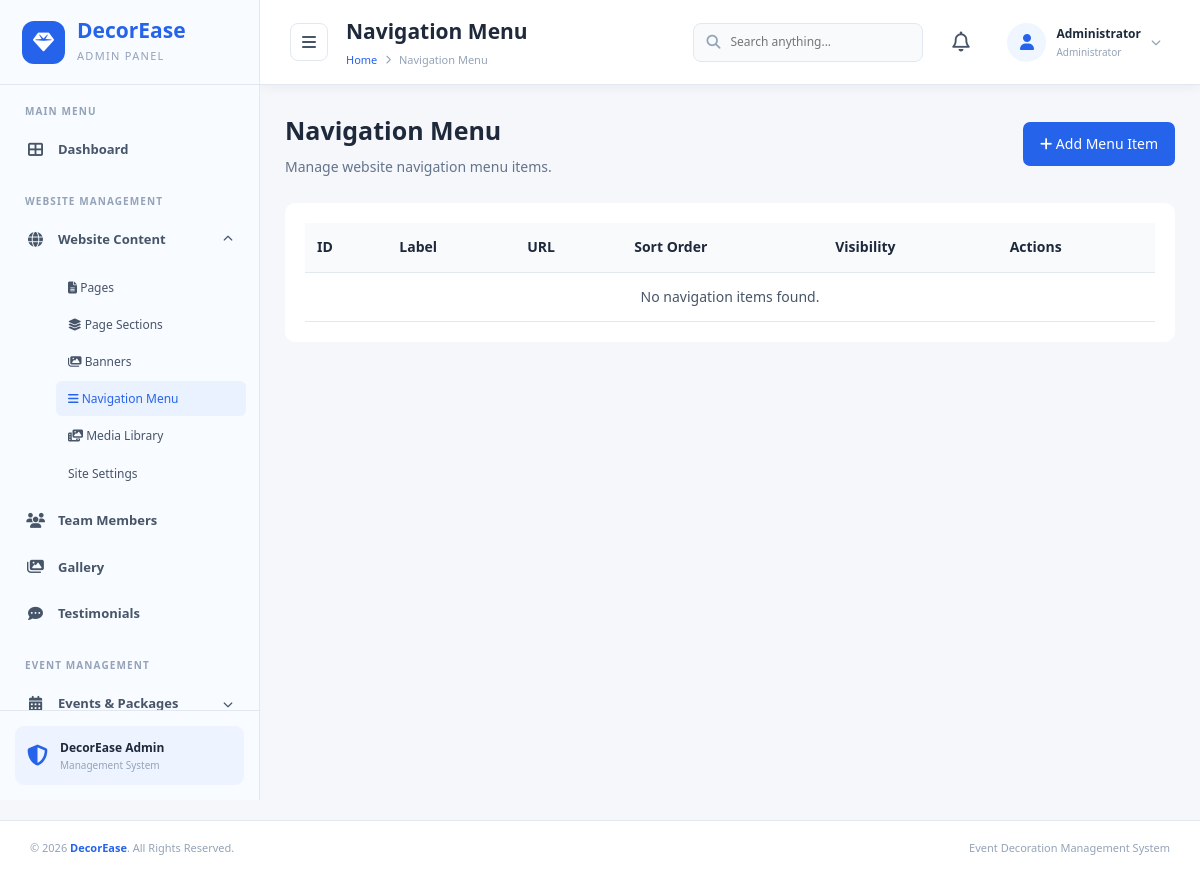
Before: /admin/navigation.php with the older database file.
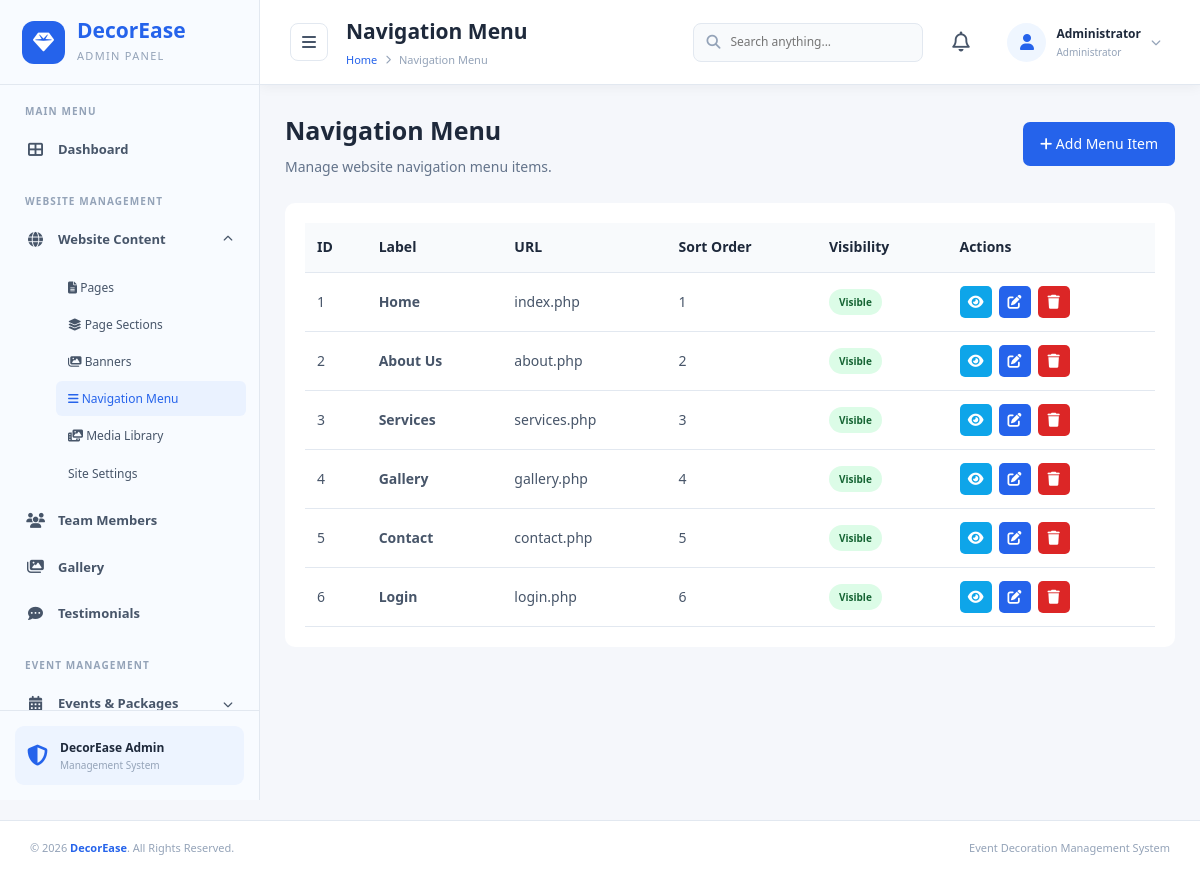
After: the same page with the newer database file.
### tables this page shows
CREATE TABLE `navigation_items` (
  `nav_id` int(10) UNSIGNED NOT NULL,
  `label` varchar(100) NOT NULL,
  `url` varchar(500) NOT NULL,
  `sort_order` int(11) DEFAULT 0,
  `is_visible` tinyint(1) DEFAULT 1
);

### admin/navigation.php (the view, shortened to what this page needs)
<?php
require_once __DIR__ . '/../db.php';
function navEscape($value) {
    return htmlspecialchars((string)($value ?? ''), ENT_QUOTES, 'UTF-8');
}
$result = $conn->query("
    SELECT * FROM navigation_items
    ORDER BY sort_order ASC, nav_id ASC
");
?>
<!DOCTYPE html>
<html lang="en">
<head>
    <link rel="stylesheet" href="includes/css/admin.css">
    <link rel="stylesheet" href="https://cdnjs.cloudflare.com/ajax/libs/font-awesome/6.5.0/css/all.min.css">
</head>
<body>
<div class="admin-container">
    <?php include 'includes/sidebar.php'; ?>
    <main class="main-content">
        <?php include 'includes/header.php'; ?>
        <section class="page-content">
            <div class="page-heading">
                <div>
                    <h2>Navigation Menu</h2>
                    <p>Manage website navigation menu items.</p>
                </div>
                <a href="add_navigation.php" class="add-btn">
                    <i class="fas fa-plus"></i> Add Menu Item
                </a>
            </div>
            <div class="table-card">
                <table class="nav-table">
                    <thead>
                        <tr>
                            <th>ID</th>
                            <th>Label</th>
                            <th>URL</th>
                            <th>Sort Order</th>
                            <th>Visibility</th>
                            <th>Actions</th>
                        </tr>
                    </thead>
                    <tbody>
                    <?php if ($result && $result->num_rows > 0): ?>
                        <?php while ($item = $result->fetch_assoc()): ?>
                            <tr>
                                <td><?= (int)$item['nav_id']; ?></td>
                                <td>
                                    <strong><?= navEscape($item['label']); ?></strong>
                                </td>
                                <td class="url-text">
                                    <?= navEscape($item['url']); ?>
                                </td>
                                <td><?= (int)$item['sort_order']; ?></td>
                                <td>
                                    <?php if ((int)$item['is_visible'] === 1): ?>
                                        <span class="status visible">Visible</span>
                                    <?php else: ?>
                                        <span class="status hidden">Hidden</span>
                                    <?php endif; ?>
                                </td>
                                <td>
                                    <div class="actions">
                                        <a class="view-action"
                                           href="view_navigation.php?id=<?= (int)$item['nav_id']; ?>"
                                           title="View">
                                            <i class="fas fa-eye"></i>
                                        </a>
                                        <a class="edit-action"
                                           href="edit_navigation.php?id=<?= (int)$item['nav_id']; ?>"
                                           title="Edit">
                                            <i class="fas fa-edit"></i>
                                        </a>
                                        <a class="delete-action"
                                           href="delete_navigation.php?id=<?= (int)$item['nav_id']; ?>"
                                           title="Delete"
                                           onclick="return confirm('Are you sure you want to delete this menu item?');">
                                            <i class="fas fa-trash"></i>
                                        </a>
                                    </div>
                                </td>
                            </tr>
                        <?php endwhile; ?>
                    <?php else: ?>
                        <tr>
                            <td colspan="6" style="text-align:center;">
                                No navigation items found.
                            </td>
                        </tr>
                    <?php endif; ?>
                    </tbody>
                </table>
            </div>
        </section>
    </main>
</div>
<?php include 'includes/footer.php'; ?>
</body>
</html>

### admin/includes/sidebar.php (shortened to what this page needs)
<?php
$currentPage = basename($_SERVER['PHP_SELF']);
?>
<aside class="sidebar" id="sidebar">
    <div class="sidebar-brand">
        <div class="brand-icon">
            <i class="fas fa-gem"></i>
        </div>
        <div class="brand-text">
            <h2>DecorEase</h2>
            <span>Admin Panel</span>
        </div>
    </div>
    <nav class="sidebar-nav">
        <div class="nav-section">
            <span class="nav-section-title">MAIN MENU</span>
            <a href="admin_dashboard.php"
               class="nav-link <?php echo ($currentPage == 'admin_dashboard.php') ? 'active' : ''; ?>">
                <i class="fas fa-th-large"></i>
                <span>Dashboard</span>
            </a>
        </div>
        <div class="nav-section">
            <span class="nav-section-title">WEBSITE MANAGEMENT</span>
            <button class="nav-dropdown" type="button">
                <span>
                    <i class="fas fa-globe"></i>
                    <span>Website Content</span>
                </span>
                <i class="fas fa-chevron-down arrow"></i>
            </button>
            <div class="nav-submenu">
                <a href="pages.php">
                    <i class="fas fa-file-alt"></i>
                    <span>Pages</span>
                </a>
                <a href="page_sections.php">
                    <i class="fas fa-layer-group"></i>
                    <span>Page Sections</span>
                </a>
                <a href="banners.php">
                    <i class="fas fa-images"></i>
                    <span>Banners</span>
                </a>
                <a href="navigation.php">
                    <i class="fas fa-bars"></i>
                    <span>Navigation Menu</span>
                </a>
                <a href="media.php">
                    <i class="fas fa-photo-video"></i>
                    <span>Media Library</span>
                </a>
                <a href="site-settings.php">Site Settings</a>
            </div>
            <a href="team_members.php"
   class="nav-link <?php echo (
       $currentPage == 'team_members.php' ||
       $currentPage == 'add_team_member.php' ||
       $currentPage == 'view_team_member.php' ||
       $currentPage == 'edit_team_member.php' ||
       $currentPage == 'delete_team_member.php'
   ) ? 'active' : ''; ?>">
    <i class="fas fa-users"></i>
    <span>Team Members</span>
</a>
            <a href="gallery.php" class="nav-link">
                <i class="fas fa-images"></i>
                <span>Gallery</span>
            </a>
            <a href="testimonials.php" class="nav-link">
                <i class="fas fa-comment-dots"></i>
                <span>Testimonials</span>
            </a>
        </div>
        <div class="nav-section">
            <span class="nav-section-title">EVENT MANAGEMENT</span>
            <button class="nav-dropdown" type="button">
                <span>
                    <i class="fas fa-calendar-alt"></i>
                    <span>Events & Packages</span>
                </span>
                <i class="fas fa-chevron-down arrow"></i>
            </button>
        </div>
    </nav>
    <div class="sidebar-footer">
        <div class="sidebar-footer-content">
            <i class="fas fa-shield-alt"></i>
            <div>
                <strong>DecorEase Admin</strong>
                <small>Management System</small>
            </div>
        </div>
    </div>
</aside>

### admin/includes/header.php (shortened to what this page needs)
<?php
$adminName = $_SESSION['admin_name'] ?? 'Administrator';
$currentPage = basename($_SERVER['PHP_SELF']);
$pageTitles = [
    'admin_dashboard.php' => 'Dashboard',
    'pages.php' => 'Pages',
    'page-sections.php' => 'Page Sections',
    'banners.php' => 'Banners',
    'navigation.php' => 'Navigation Menu',
    'media.php' => 'Media Library',
    'site-settings.php' => 'Site Settings',
    'team-members.php' => 'Team Members',
    'gallery.php' => 'Gallery',
    'testimonials.php' => 'Testimonials',
    'event-categories.php' => 'Event Categories',
    'packages.php' => 'Packages',
    'package-details.php' => 'Package Details',
    'venues.php' => 'Venues',
    'decoration-areas.php' => 'Decoration Areas',
    'flowers.php' => 'Flowers',
    'flower-designs.php' => 'Flower Designs',
    'lighting-equipment.php' => 'Lighting Equipment',
    'food-menu.php' => 'Food Menu',
    'facilities.php' => 'Facilities',
    'inventory.php' => 'Inventory',
    'vendors.php' => 'Vendors',
    'customers.php' => 'Customers',
    'bookings.php' => 'Bookings',
    'payments.php' => 'Payments',
    'invoices.php' => 'Invoices',
    'reviews.php' => 'Reviews',
    'contact-messages.php' => 'Contact Messages',
    'employees.php' => 'Employees',
    'team-roles.php' => 'Team Roles',
    'event-tasks.php' => 'Event Tasks',
    'task-assignments.php' => 'Task Assignments',
    'reports.php' => 'Reports & Analytics',
    'notifications.php' => 'Notifications',
    'view_notification.php' => 'Notification Details',
    'activity-logs.php' => 'Activity Logs'
];
$pageTitle = $pageTitles[$currentPage] ?? 'Admin Panel';
?>
<header class="admin-header">
    <link rel="stylesheet" href="includes/css/admin.css">
    <div class="header-left">
        <button type="button" class="sidebar-toggle"
                id="sidebarToggle" aria-label="Toggle Sidebar">
            <i class="fas fa-bars"></i>
        </button>
        <div class="header-page-info">
            <h1><?php echo htmlspecialchars($pageTitle); ?></h1>
            <div class="breadcrumb">
                <a href="dashboard.php">Home</a>
                <i class="fas fa-chevron-right"></i>
                <span><?php echo htmlspecialchars($pageTitle); ?></span>
            </div>
        </div>
    </div>
    <div class="header-right">
        <form class="header-search" action="search.php" method="GET">
            <i class="fas fa-search"></i>
            <input type="search" name="q"
                   placeholder="Search anything..."
                   aria-label="Search">
        </form>
        <div class="header-notification" id="notificationDropdown">
            <button type="button"
                    class="notification-btn"
                    id="notificationToggle"
                    aria-label="Notifications">
                <i class="far fa-bell"></i>
            </button>
        </div>
        <div class="header-profile" id="profileDropdown">
            <button type="button" class="profile-btn" id="profileToggle">
                <div class="profile-avatar">
                    <i class="fas fa-user"></i>
                </div>
                <div class="profile-info">
                    <strong><?php echo htmlspecialchars($adminName); ?></strong>
                    <small>Administrator</small>
                </div>
                <i class="fas fa-chevron-down profile-arrow"></i>
            </button>
        </div>
    </div>
</header>

### admin/includes/footer.php (shortened to what this page needs)
<footer class="admin-footer">
    <p>
        &copy; <?php echo date('Y'); ?>
        <strong>DecorEase</strong>.
        All Rights Reserved.
    </p>
    <p>
        Event Decoration Management System
    </p>
</footer>
</body>
</html>

### admin/navigation.php (style rules this page uses)
.page-content { padding:25px; }
.page-heading { display:flex; justify-content:space-between; align-items:center; gap:15px; margin-bottom:22px; }
.page-heading h2 { color:#1e293b; margin:0 0 5px; }
.page-heading p { color:#64748b; margin:0; }
.add-btn { background:#2563eb; color:white; padding:11px 17px; border-radius:7px; text-decoration:none; }
.table-card { background:#fff; padding:20px; border-radius:10px; overflow-x:auto; }
.nav-table { width:100%; border-collapse:collapse; min-width:750px; }
.nav-table th, .nav-table td { padding:13px 12px; border-bottom:1px solid #e2e8f0; text-align:left; color:#475569; }
.nav-table th { background:#f8fafc; color:#1e293b; }
.status { padding:5px 10px; border-radius:20px; font-size:12px; font-weight:600; }
.visible { background:#dcfce7; color:#166534; }
.actions { display:flex; gap:7px; }
.actions a { width:32px; height:32px; display:inline-flex; align-items:center; justify-content:center; border-radius:5px; text-decoration:none; color:white; }
.view-action { background:#0ea5e9; }
.edit-action { background:#2563eb; }
.delete-action { background:#dc2626; }
.url-text { overflow-wrap:anywhere; max-width:300px; }

### admin/includes/header.php (style rules this page uses)
.header-notification { position: relative; }
.notification-btn { position: relative; border: none; background: transparent; cursor: pointer; font-size: 20px; color: #475569; padding: 10px; }

Changed rows visible on the page:
added navigation_items: nav_id "1", label "Home", url "index.php", sort_order "1", is_visible "Visible"
added navigation_items: nav_id "2", label "About Us", url "about.php", sort_order "2", is_visible "Visible"
added navigation_items: nav_id "3", label "Services", url "services.php", sort_order "3", is_visible "Visible"
added navigation_items: nav_id "4", label "Gallery", url "gallery.php", sort_order "4", is_visible "Visible"
added navigation_items: nav_id "5", label "Contact", url "contact.php", sort_order "5", is_visible "Visible"
added navigation_items: nav_id "6", label "Login", url "login.php", sort_order "6", is_visible "Visible"
Other visible differences:
text no longer shown: "No navigation items found."
